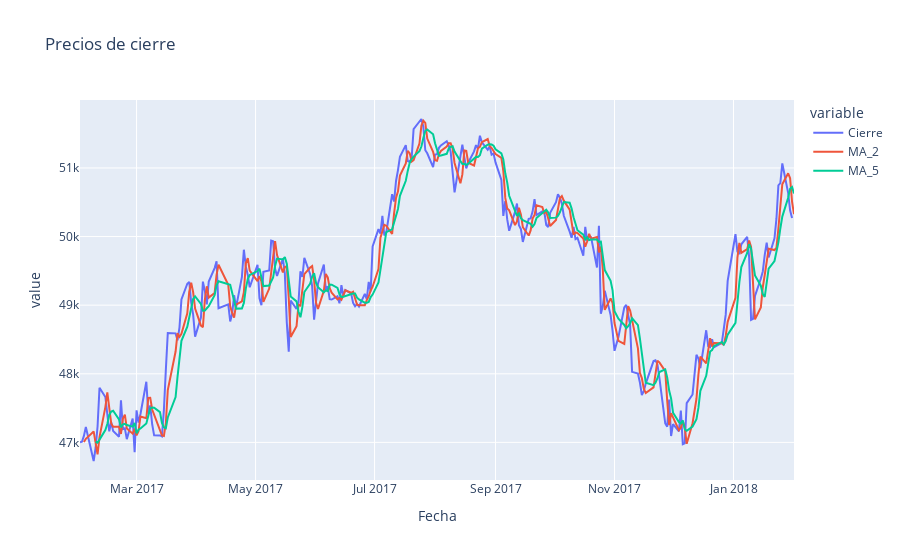

Source (notebook cell):
### Code cell
fig = px.line(cierre, x = "Fecha", y = ["Cierre", 'MA_2', 'MA_5'], title = 'Precios de cierre')
fig.show()

### Figure 1 — Plotly figure (JSON) as saved in the notebook; plotly's stock layout.template omitted (floating-point values rounded to 4 significant figures; data arrays with more than 128 entries replaced by an {"elided": "..."} marker saying what was removed)
{"data": [{"hovertemplate": "variable=Cierre<br>Fecha=%{x}<br>value=%{y}<extra></extra>", "legendgroup": "Cierre", "line": {"color": "#636efa", "dash": "solid"}, "marker": {"symbol": "circle"}, "mode": "lines", "name": "Cierre", "orientation": "v", "showlegend": true, "type": "scatter", "x": {"elided": "253 str values"}, "xaxis": "x", "y": {"elided": "253 float values"}, "yaxis": "y"}, {"hovertemplate": "variable=MA_2<br>Fecha=%{x}<br>value=%{y}<extra></extra>", "legendgroup": "MA_2", "line": {"color": "#EF553B", "dash": "solid"}, "marker": {"symbol": "circle"}, "mode": "lines", "name": "MA_2", "orientation": "v", "showlegend": true, "type": "scatter", "x": {"elided": "253 str values"}, "xaxis": "x", "y": {"elided": "253 float values"}, "yaxis": "y"}, {"hovertemplate": "variable=MA_5<br>Fecha=%{x}<br>value=%{y}<extra></extra>", "legendgroup": "MA_5", "line": {"color": "#00cc96", "dash": "solid"}, "marker": {"symbol": "circle"}, "mode": "lines", "name": "MA_5", "orientation": "v", "showlegend": true, "type": "scatter", "x": {"elided": "253 str values"}, "xaxis": "x", "y": {"elided": "253 float values"}, "yaxis": "y"}], "layout": {"legend": {"title": {"text": "variable"}, "tracegroupgap": 0}, "title": {"text": "Precios de cierre"}, "xaxis": {"anchor": "y", "domain": [0, 1], "title": {"text": "Fecha"}}, "yaxis": {"anchor": "x", "domain": [0, 1], "title": {"text": "value"}}}}
